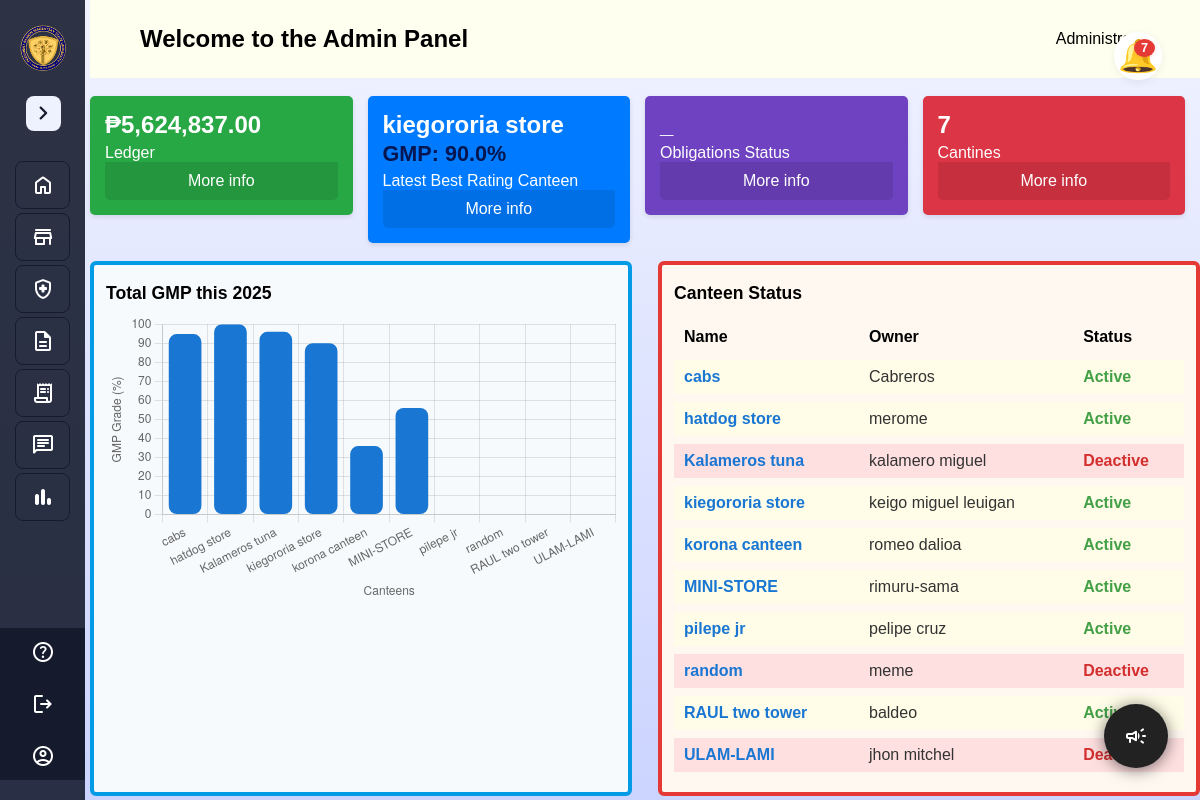
Screenshot of /admin_user/home.php (signed in) with the database file from the repository.
### tables this page shows
CREATE TABLE `cantines` (
  `id` int(11) NOT NULL,
  `name` text NOT NULL,
  `img` text DEFAULT NULL,
  `stall_no` int(11) DEFAULT NULL,
  `email` text NOT NULL,
  `phone` text NOT NULL,
  `owner` text NOT NULL,
  `Last_login` timestamp NOT NULL DEFAULT current_timestamp() ON UPDATE current_timestamp(),
  `registerDate` date NOT NULL,
  `username` varchar(255) NOT NULL,
  `password` varchar(255) NOT NULL,
  `active` tinyint(1) DEFAULT 0,
  `del_status` int(2) NOT NULL DEFAULT 0
);

### admin_user/home.php (the view, shortened to what this page needs)
<?php
include 'db.php';
$query = "SELECT SUM(product_sale) AS total_sales FROM sales WHERE del_status = 0";
$result = $conn->query($query);
if ($result && $row = $result->fetch_assoc()) {
    $totalSales = $row['total_sales'] ?? 0;
}
$query = "SELECT COUNT(*) AS total_cantines FROM cantines WHERE del_status = 0 AND active = 0";
$result = $conn->query($query);
$totalCantines = 0;
if ($result && $row = $result->fetch_assoc()) {
    $totalCantines = $row['total_cantines'] ?? 0;
}
$query = "SELECT SUM(payment) AS total_ledger FROM bills WHERE ver_status = 2 AND del_status = 0";
$result = $conn->query($query);
$totalLedger = 0;
if ($result && $row = $result->fetch_assoc()) {
    $totalLedger = $row['total_ledger'] ?? 0;
}
$latestBestName = 'N/A';
$latestBestGmp = 'N/A';
$bestQ = $conn->query("
    SELECT c.name, f.group_code, f.rated_at,
        ROUND(SUM(CASE WHEN f.rating BETWEEN 1 AND 5 THEN f.rating * 20 * 0.1 ELSE 0 END) / (COUNT(*) * 10) * 100, 1) AS gmp
    FROM food_safety_ratings f
    JOIN cantines c ON f.cantine_id = c.id
    WHERE YEAR(f.rated_at) = YEAR(CURDATE())
    GROUP BY f.cantine_id, f.group_code
    HAVING gmp >= 80
    ORDER BY f.rated_at DESC
    LIMIT 1
");
if ($bestQ && $bestRow = $bestQ->fetch_assoc()) {
    $latestBestName = $bestRow['name'];
    $latestBestGmp = $bestRow['gmp'] . '%';
}
?>
<!DOCTYPE html>
<html lang="en">
<head>
    <link rel="stylesheet" href="css/style.css" />
    <link rel="stylesheet" href="css/home.css" />
</head>
<body>
    <?php require_once "sidebar.php"; ?>
    <?php require_once "header.php"; ?>
<br>
    <div class="row">
        <div class="col-lg-3 col-xs-6">
            <div class="small-box bg-green">
                <div class="inner">
                    <h3>₱<?php echo number_format($totalLedger, 2); ?></h3>
                    <p>Ledger</p>
                </div>
                <a href="cantine_bills.php" class="small-box-footer">
                    More info <i class="fa fa-arrow-circle-right"></i>
                </a>
            </div>
        </div>
        <div class="col-lg-3 col-xs-6">
            <div class="small-box bg-primary">
                <div class="inner">
                    <h3>
                        <?php echo htmlspecialchars($latestBestName); ?>
                        <span style="font-size:0.9em;color:#051650;">GMP: <?php echo htmlspecialchars($latestBestGmp); ?></span>
                    </h3>
                    <p>Latest Best Rating Canteen</p>
                </div>
                <a href="food_safety_rating.php" class="small-box-footer">
                    More info <i class="fa fa-arrow-circle-right"></i>
                </a>
            </div>
        </div>
        <div class="col-lg-3 col-xs-6">
            <div class="small-box bg-purple">
                <div class="inner">
                    <h3>_</h3>
                    <p>Obligations Status</p>
                </div>
                <a href="food_safety.php" class="small-box-footer">
                    More info <i class="fa fa-arrow-circle-right"></i>
                </a>
            </div>
        </div>
        <div class="col-lg-3 col-xs-6">
            <div class="small-box bg-red">
                <div class="inner">
                    <h3><?php echo $totalCantines; ?></h3>
                    <p>Cantines</p>
                </div>
                <a href="cantine.php" class="small-box-footer">
                    More info <i class="fa fa-arrow-circle-right"></i>
                </a>
            </div>
        </div>
    </div>
    <div style="display: flex; gap: 18px; margin-top: 18px;">
        <div style="flex: 1 1 0; border: 4px solid #039be5; border-radius: 6px; background: #f7fafc; padding: 18px 12px 12px 12px; margin-right: 8px; min-width: 0;">
            <div style="font-size:1.1em;font-weight:bold;margin-bottom:10px;">Total GMP this <?php echo date('Y'); ?></div>
            <canvas id="canteenGmpGraph" height="170"></canvas>
        </div>
        <div style="flex: 1 1 0; border: 4px solid #e53935; border-radius: 6px; background: #fff8f0; padding: 18px 12px 12px 12px; min-width: 0;">
            <div style="font-size:1.1em;font-weight:bold;margin-bottom:10px;">Canteen Status</div>
            <div style="overflow-x:auto;">
            <table style="width:100%; border-collapse:separate; border-spacing:0 8px;">
                <thead>
                    <tr style="background:none;">
                        <th style="border:none; text-align:left; padding:6px 10px;">Name</th>
                        <th style="border:none; text-align:left; padding:6px 10px;">Owner</th>
                        <th style="border:none; text-align:left; padding:6px 10px;">Status</th>
                    </tr>
                </thead>
                <tbody>
                <?php
                $canteenStatusQ = $conn->query("SELECT name, owner, active FROM cantines WHERE del_status=0 ORDER BY name ASC");
                while($ct = $canteenStatusQ->fetch_assoc()):
                    $isActive = ($ct['active'] == 0);
                    $rowColor = $isActive ? '#fffde7' : '#ffe0e0';
                    $borderColor = '#ffd600';
                ?>
                    <tr style="background:<?php echo $rowColor; ?>; border:2px solid <?php echo $borderColor; ?>; border-radius:6px;">
                        <td style="padding:8px 10px; border:none; font-weight:600; color:#1976d2;"> <?php echo htmlspecialchars($ct['name']); ?> </td>
                        <td style="padding:8px 10px; border:none; color:#333;"> <?php echo htmlspecialchars($ct['owner']); ?> </td>
                        <td style="padding:8px 10px; border:none; font-weight:600; color:<?php echo $isActive ? '#43a047' : '#d32f2f'; ?>;"> <?php echo $isActive ? 'Active' : 'Deactive'; ?> </td>
                    </tr>
                <?php endwhile; ?>
                </tbody>
            </table>
            </div>
        </div>
    </div>
    <?php
    $currentYear = date('Y');
    $canteen_grades = [];
    $canteens_for_graph = $conn->query("SELECT id, name FROM cantines ORDER BY name ASC");
    while($c = $canteens_for_graph->fetch_assoc()) {
        $cid = intval($c['id']);
        $groups = [];
        $res = $conn->query("SELECT group_code, MIN(rated_at) as rated_at FROM food_safety_ratings WHERE cantine_id=$cid AND YEAR(rated_at)=$currentYear GROUP BY group_code");
        while($row = $res->fetch_assoc()) {
            $groups[] = $row;
        }
        $all_ratings = [];
        $res2 = $conn->query("SELECT * FROM food_safety_ratings WHERE cantine_id=$cid AND YEAR(rated_at)=$currentYear ORDER BY rated_at DESC, group_code DESC, section_no ASC");
        while($row2 = $res2->fetch_assoc()) {
            $all_ratings[$row2['group_code']][] = $row2;
        }
        $final_grades = [];
        foreach ($groups as $g) {
            $group_code = $g['group_code'];
            $ratings = $all_ratings[$group_code] ?? [];
            $section_count = count($ratings);
            $total_grade = 0;
            foreach ($ratings as $s) {
                $section_grade = 0;
                if ($s['rating'] >= 1 && $s['rating'] <= 5) {
                    $section_grade = ($s['rating'] * 20);
                }
                $total_grade += $section_grade * 0.1;
            }
            $max_grade = $section_count * 10;
            $final_grade = $section_count > 0 ? round(($total_grade / $max_grade) * 100, 1) : 0;
            if ($final_grade > 0) $final_grades[] = $final_grade;
        }
        $avg_grade = count($final_grades) > 0 ? round(array_sum($final_grades) / count($final_grades), 2) : 0;
        $canteen_grades[] = [
            'name' => $c['name'],
            'avg_grade' => $avg_grade
        ];
    }
    ?>
    <script>
    document.addEventListener("DOMContentLoaded", function() {
        const canteenLabels = <?php echo json_encode(array_column($canteen_grades, 'name')); ?>;
        const canteenGrades = <?php echo json_encode(array_column($canteen_grades, 'avg_grade')); ?>;
        const ctx = document.getElementById('canteenGmpGraph').getContext('2d');
        new Chart(ctx, {
            type: 'bar',
            data: {
                labels: canteenLabels,
                datasets: [{
                    label: 'Average GMP Grade (%)',
                    data: canteenGrades,
                    backgroundColor: '#1976d2',
                    borderRadius: 8,
                    borderSkipped: false
                }]
            },
            options: {
                responsive: true,
                plugins: {
                    legend: { display: false },
                    tooltip: { enabled: true }
                },
                scales: {
                    y: {
                        min: 0,
                        max: 100,
                        title: { display: true, text: 'GMP Grade (%)' }
                    },
                    x: {
                        title: { display: true, text: 'Canteens' }
                    }
                },
                animation: {
                    duration: 800
                }
            }
        });
    });
    </script>
</body>
</html>

### rows the page displays
cantines: name "cabs", owner "Cabreros", active "Active"
cantines: name "hatdog store", owner "merome", active "Active"
cantines: name "Kalameros tuna", owner "kalamero miguel", active "Deactive"
cantines: name "kiegororia store", owner "keigo miguel leuigan", active "Active"
cantines: name "korona canteen", owner "romeo dalioa", active "Active"
cantines: name "MINI-STORE", owner "rimuru-sama", active "Active"
cantines: name "pilepe jr", owner "pelipe cruz", active "Active"
cantines: name "random", owner "meme", active "Deactive"
cantines: name "RAUL two tower", owner "baldeo", active "Active"
cantines: name "ULAM-LAMI", owner "jhon mitchel", active "Deactive"

### other values shown
$notif_count "7"
$adminName "Administrator"
$totalLedger "5,624,837.00"
$latestBestName "kiegororia store"
$latestBestGmp "90.0%"
$totalCantines "7"
chart data {{ json_encode(array_column($canteen_grades, 'name')) }} ["cabs","hatdog store","Kalameros tuna","kiegororia store","korona canteen","MINI-STORE","pilepe jr","random","RAUL two tower","ULAM-LAMI"]
chart data {{ json_encode(array_column($canteen_grades, 'avg_grade')) }} [94.8,100,96,90,36,56,0,0,0,0]
